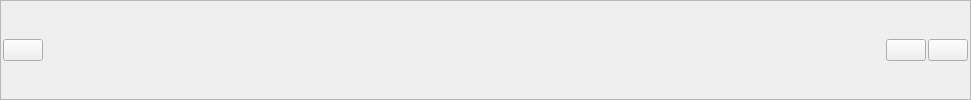
    <widget class="QFrame" name="frmAbulEduMediathequePushPrecedentSuivant">
     <property name="frameShape">
      <enum>QFrame::StyledPanel</enum>
     </property>
     <property name="frameShadow">
      <enum>QFrame::Raised</enum>
     </property>
     <layout class="QHBoxLayout" name="horizontalLayout_2">
      <property name="spacing">
       <number>2</number>
      </property>
      <property name="leftMargin">
       <number>2</number>
      </property>
      <property name="topMargin">
       <number>2</number>
      </property>
      <property name="rightMargin">
       <number>2</number>
      </property>
      <property name="bottomMargin">
       <number>2</number>
      </property>
      <item>
       <widget class="QPushButton" name="btnAbulEduMediathequePushQuit">
        <property name="text">
         <string/>
        </property>
        <property name="icon">
         <iconset resource="abuledumediathequepushv1.qrc">
          <normaloff>:/abuledumediathequepushv1/AbulEduMediathequeQuit</normaloff>:/abuledumediathequepushv1/AbulEduMediathequeQuit</iconset>
        </property>
        <property name="iconSize">
         <size>
          <width>48</width>
          <height>48</height>
         </size>
        </property>
       </widget>
      </item>
      <item>
       <spacer name="horizontalSpacer_6">
        <property name="orientation">
         <enum>Qt::Horizontal</enum>
        </property>
        <property name="sizeHint" stdset="0">
         <size>
          <width>841</width>
          <height>20</height>
         </size>
        </property>
       </spacer>
      </item>
      <item>
       <widget class="QPushButton" name="btnAbulEduMediathequePushPrecedent">
        <property name="focusPolicy">
         <enum>Qt::NoFocus</enum>
        </property>
        <property name="text">
         <string/>
        </property>
        <property name="icon">
         <iconset resource="abuledumediathequepushv1.qrc">
          <normaloff>:/abuledumediathequepushv1/AbulEduMediathequeFlecheG</normaloff>:/abuledumediathequepushv1/AbulEduMediathequeFlecheG</iconset>
        </property>
        <property name="iconSize">
         <size>
          <width>48</width>
          <height>48</height>
         </size>
        </property>
       </widget>
      </item>
      <item>
       <widget class="QPushButton" name="btnAbulEduMediathequePushSuivant">
        <property name="focusPolicy">
         <enum>Qt::NoFocus</enum>
        </property>
        <property name="text">
         <string/>
        </property>
        <property name="icon">
         <iconset resource="abuledumediathequepushv1.qrc">
          <normaloff>:/abuledumediathequepushv1/AbulEduMediathequeFlecheD</normaloff>:/abuledumediathequepushv1/AbulEduMediathequeFlecheD</iconset>
        </property>
        <property name="iconSize">
         <size>
          <width>48</width>
          <height>48</height>
         </size>
        </property>
       </widget>
      </item>
     </layout>
    </widget>
